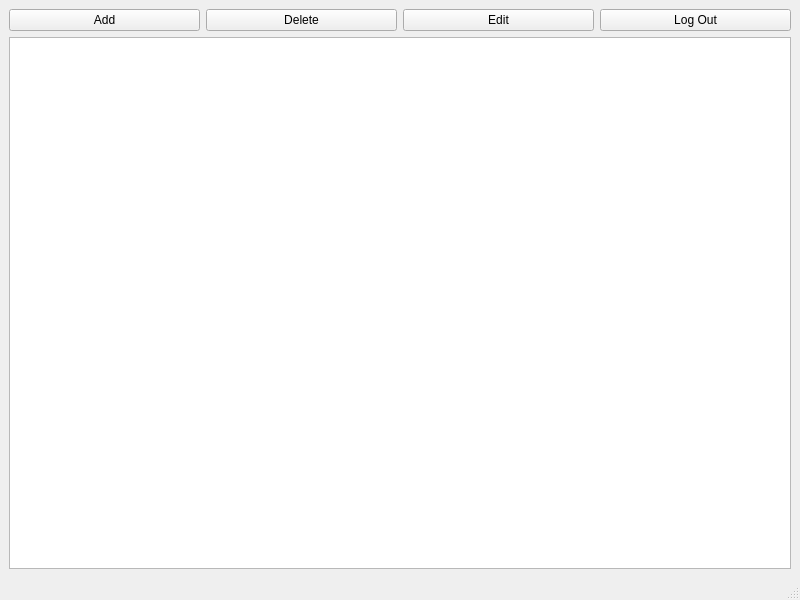
<?xml version="1.0" encoding="UTF-8"?>
<ui version="4.0">
 <class>MainWindow</class>
 <widget class="QMainWindow" name="MainWindow">
  <property name="geometry">
   <rect>
    <x>0</x>
    <y>0</y>
    <width>800</width>
    <height>600</height>
   </rect>
  </property>
  <property name="windowTitle">
   <string>MainWindow</string>
  </property>
  <widget class="QWidget" name="centralwidget">
   <layout class="QVBoxLayout" name="verticalLayout">
    <item>
     <layout class="QHBoxLayout" name="horizontalLayout">
      <item>
       <widget class="QPushButton" name="AddButton">
        <property name="text">
         <string>Add</string>
        </property>
        <property name="autoDefault">
         <bool>true</bool>
        </property>
        <property name="default">
         <bool>false</bool>
        </property>
       </widget>
      </item>
      <item>
       <widget class="QPushButton" name="DeleteButton">
        <property name="text">
         <string>Delete</string>
        </property>
       </widget>
      </item>
      <item>
       <widget class="QPushButton" name="EditButton">
        <property name="text">
         <string>Edit</string>
        </property>
       </widget>
      </item>
      <item>
       <widget class="QPushButton" name="LogOutButton">
        <property name="text">
         <string>Log Out</string>
        </property>
       </widget>
      </item>
     </layout>
    </item>
    <item>
     <widget class="QTableView" name="tableView"/>
    </item>
   </layout>
  </widget>
  <widget class="QMenuBar" name="menubar">
   <property name="geometry">
    <rect>
     <x>0</x>
     <y>0</y>
     <width>800</width>
     <height>29</height>
    </rect>
   </property>
  </widget>
  <widget class="QStatusBar" name="statusbar"/>
 </widget>
 <resources/>
 <connections/>
</ui>
